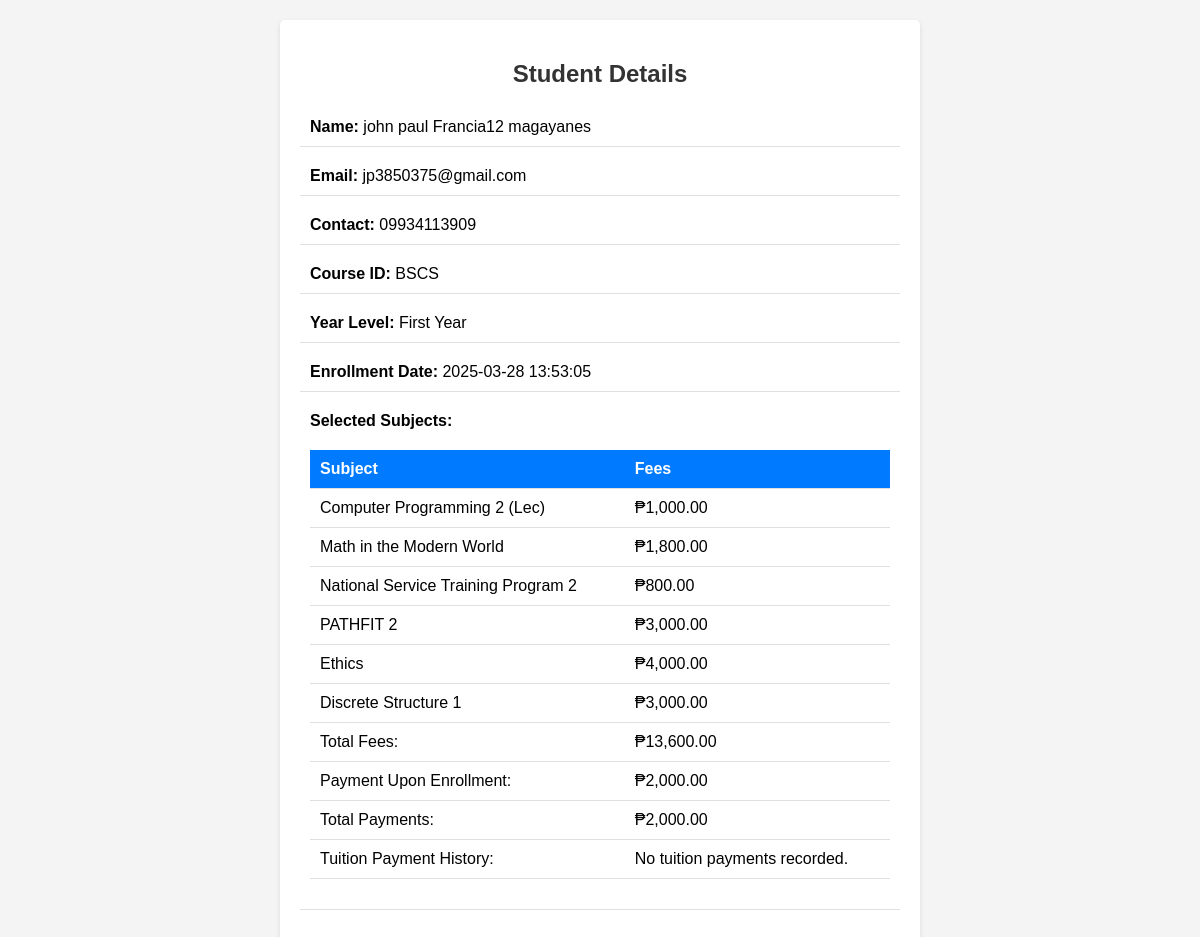
The page /upload/sample.php?id=92 on the database its author committed.
### tables this page shows
CREATE TABLE `students` (
  `id` int(11) NOT NULL,
  `first_name` varchar(100) NOT NULL,
  `middle_name` varchar(100) NOT NULL,
  `last_name` varchar(100) NOT NULL,
  `email` varchar(100) NOT NULL,
  `contact` varchar(15) NOT NULL,
  `course_id` varchar(100) NOT NULL,
  `year_level` varchar(50) NOT NULL,
  `selected_subjects` text NOT NULL,
  `upon_enrollment` decimal(10,2) NOT NULL,
  `created_at` timestamp NOT NULL DEFAULT current_timestamp()
);

### upload/sample.php (the view, shortened to what this page needs)
<?php
global $conn;
$student_id = intval($_GET['id']);
$stmt = $conn->prepare("SELECT * FROM students WHERE id = ?");
$stmt->bind_param("i", $student_id);
$stmt->execute();
$result = $stmt->get_result();
$student = $result->fetch_assoc();
$subjectFees = [
    'Euthenics 2' => 1500,
    'Computer Programming 2 (Lab)' => 1200,
    'Computer Programming 2 (Lec)' => 1000,
    'Math in the Modern World' => 1800,
    'National Service Training Program 2' => 800,
    'PATHFIT 2' => 3000,
    'Ethics' => 4000,
    'Discrete Structure 1' => 3000,
    'Data Communication and Networking 2' => 3000,
];
function calculateTotalFees($selectedSubjects, $subjectFees) {
    $total = 0;
    foreach ($selectedSubjects as $subject) {
        $subject = trim($subject);
        if (isset($subjectFees[$subject])) {
            $total += $subjectFees[$subject];
        }
    }
    return $total;
}
$tuition_payments = [];
$selected_subjects = $student['selected_subjects'];
$payment_upon_enrollment = $student['upon_enrollment'];
$totalFees = calculateTotalFees(explode(',', $selected_subjects), $subjectFees);
$totalPayments = array_sum($tuition_payments) + $payment_upon_enrollment;
?>
<!DOCTYPE html>
<html lang="en">
<head>
</head>
<body>
<div class="container">
    <h2>Student Details</h2>
    <div class="detail">
        <label>Name:</label> <?= htmlspecialchars($student['first_name']) ?> <?= htmlspecialchars($student['middle_name']) ?> <?= htmlspecialchars($student['last_name']) ?>
    </div>
    <div class="detail">
        <label>Email:</label> <?= htmlspecialchars($student['email']) ?>
    </div>
    <div class="detail">
        <label>Contact:</label> <?= htmlspecialchars($student['contact']) ?>
    </div>
    <div class="detail">
        <label>Course ID:</label> <?= htmlspecialchars($student['course_id']) ?>
    </div>
    <div class="detail">
        <label>Year Level:</label> <?= htmlspecialchars($student['year_level']) ?>
    </div>
    <div class="detail">
        <label>Enrollment Date:</label> <?= htmlspecialchars($student['created_at']) ?>
    </div>
    <div class="detail">
        <label>Selected Subjects:</label>
        <table>
            <thead>
            <tr>
                <th>Subject</th>
                <th>Fees</th>
            </tr>
            </thead>
            <tbody>
            <?php
            if (!empty($selected_subjects)) {
                $subjects = explode(',', $selected_subjects);
                foreach ($subjects as $subject) {
                    $subject = trim($subject);
                    if (!empty($subject)) {
                        $fee = isset($subjectFees[$subject]) ? '₱' . number_format($subjectFees[$subject], 2) : 'N/A';
                        echo '<tr><td>' . htmlspecialchars($subject) . '</td><td>' . $fee . '</td></tr>';
                    }
                }
                echo '<tr><td>Total Fees:</td><td>₱' . number_format($totalFees, 2) . '</td></tr>';
                echo '<tr>
                        <td>Payment Upon Enrollment:</td>
                        <td>₱' . number_format($payment_upon_enrollment, 2) . '</td>
                      </tr>';
                echo '<tr>
                        <td>Total Payments:</td>
                        <td>₱' . number_format($totalPayments, 2) . '</td>
                      </tr>';
                echo '<tr>
                        <td>Tuition Payment History:</td>
                        <td>';
                if (!empty($tuition_payments)) {
                    echo '<ul>';
                    foreach ($tuition_payments as $payment) {
                        echo '<li>₱' . number_format($payment, 2) . '</li>';
                    }
                    echo '</ul>';
                } else {
                    echo 'No tuition payments recorded.';
                }
                echo '</td></tr>';
            } else {
                echo '<tr><td colspan="2">No subjects found.</td></tr>';
            }
            ?>
            </tbody>
        </table>
    </div>
</div>
</body>
</html>

### upload/sample.php (style rules this page uses)
body { font-family: Arial, sans-serif; background-color: #f4f4f4; margin: 0; padding: 20px; }
.container { background: white; padding: 20px; border-radius: 5px; box-shadow: 0 2px 5px rgba(0, 0, 0, 0.1); max-width: 600px; margin: auto; }
h2 { text-align: center; color: #333; }
.detail { margin: 10px 0; padding: 10px; border-bottom: 1px solid #e0e0e0; }
label { font-weight: bold; }
table { width: 100%; border-collapse: collapse; margin: 20px 0; }
th, td { padding: 10px; text-align: left; border-bottom: 1px solid #e0e0e0; }
th { background-color: #007bff; color: white; }

### rows shown on the page
students: first_name "john paul", middle_name "Francia12", last_name "magayanes", email "jp3850375@gmail.com", contact "09934113909", course "BSCS", year_level "First Year", created_at "2025-03-28 13:53:05", selected_subjects "Computer Programming 2 (Lec)", selected_subjects "₱1,000.00", selected_subjects "Math in the Modern World", selected_subjects "₱1,800.00", selected_subjects "National Service Training Program 2", selected_subjects "₱800.00", selected_subjects "PATHFIT 2", selected_subjects "₱3,000.00", selected_subjects "Ethics", selected_subjects "₱4,000.00", selected_subjects "Discrete Structure 1", selected_subjects "13,600.00", upon_enrollment "2,000.00"
